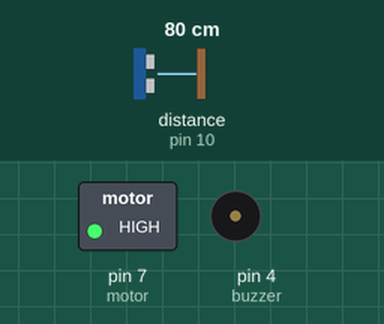
A sketch run on a simulated Arduino Uno, built with avr-gcc and run on an emulated ATmega328P. On the bench: switched loads named in the sketch (green lamp = pin HIGH), buzzer (waves = sounding). Wiring (inferred from the names in the program): ultrasonic range finder: trigger pin 11; echo pin 10. The inputs (shaded band) are chosen by the test bench; at power-on: distance to the obstacle (sensor on pin 10) 80 cm. The echo pulse lasts 58.3 µs per cm; pins used as bus, display or sensor lines are not drawn.

Above: at 1.8 s.
1.9 s: distance to the obstacle (sensor on pin 10) set to 99 cm
5.4 s: distance to the obstacle (sensor on pin 10) set to 105 cm
At 6.6 s:
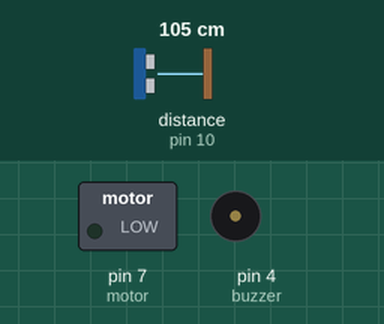
7.5 s: distance to the obstacle (sensor on pin 10) set to 2 cm
At 7.9 s:
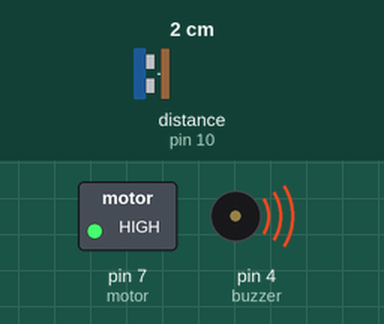
11.5 s: distance to the obstacle (sensor on pin 10) set to 120 cm
At 12.9 s:
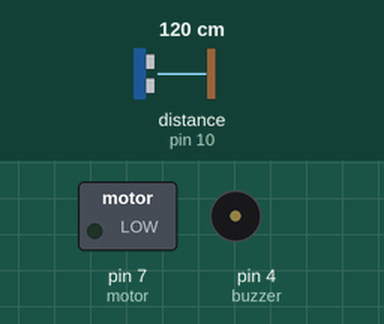
Timing chart, 0 to 14.0 s (numbered marks = the images above; inputs shaded):
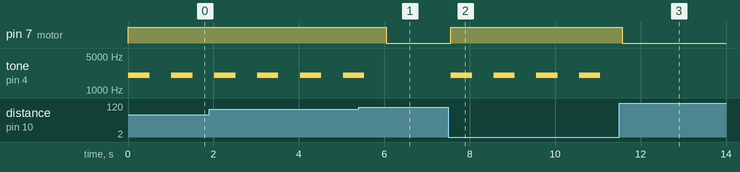

Measured:
- the behaviour switches between 101 and 102 cm on distance to the obstacle (sensor on pin 10) (found by bisection; images 0 and 1)
- after the input at 5.4 s, pin 7 (motor): HIGH → LOW after 0.64 s; tone on pin 4 (buzzer): goes on until 5.5 s, then stays silent
- after the input at 7.5 s, pin 7 (motor): LOW → HIGH after 0.06 s; tone on pin 4 (buzzer): alternates 2000 Hz for 0.50 s and silent for 0.50 s, starting after 0.06 s
- after the input at 11.5 s, pin 7 (motor): HIGH → LOW after 0.07 s; tone on pin 4 (buzzer): stops changing and stays silent
- by itself, tone on pin 4 (buzzer): alternates 2000 Hz for 0.50 s and silent for 0.51 s

The sketch:

ProyectoEtapaFinal.ino
```cpp
// Definicion de pines
#define trigPin 11  // Pin conectado al TRIG del sensor ultrasonico
#define echoPin 10  // Pin conectado al ECHO del sensor ultrasonico
#define motor 7     // Pin conectado al motor
#define buzzer 4    // Pin conectado al buzzer (zumbador)

// Funcion de configuracion inicial
void setup() {
  pinMode(trigPin, OUTPUT);   // Configura el pin del TRIG como salida
  pinMode(echoPin, INPUT);    // Configura el pin del ECHO como entrada
  pinMode(motor, OUTPUT);     // Configura el pin del motor como salida
  pinMode(buzzer, OUTPUT);    // Configura el pin del buzzer como salida
}

// Funcion principal que se ejecuta repetidamente
void loop() {
  // Declaracion de variables locales
  long duration, distance;    // 'duration' almacena el tiempo del pulso y 'distance' la distancia calculada

  // Enviar un pulso al sensor ultrasonico
  digitalWrite(trigPin, LOW);         // Asegurarse de que el TRIG este en bajo antes de iniciar
  delayMicroseconds(2);               // Pausa de 2 microsegundos
  digitalWrite(trigPin, HIGH);        // Enviar un pulso alto de 10 microsegundos
  delayMicroseconds(10);              // Duracion del pulso alto
  digitalWrite(trigPin, LOW);         // Poner el TRIG en bajo nuevamente
  digitalWrite(buzzer, HIGH);        // Activa el buzzer a través del transistor
  digitalWrite(buzzer, LOW);        // Desactiva el buzzer


  // Medir la duracion del pulso recibido por el pin ECHO
  duration = pulseIn(echoPin, HIGH);  // Captura el tiempo en que el pulso se mantiene en alto

  // Calcular la distancia en centimetros
  // La formula divide el tiempo por 2 (ida y vuelta del pulso) y lo convierte a distancia
  distance = (duration / 2) / 29.1;

  // Verificar si la distancia es menor o igual a 100 cm
  if (distance <= 100) {
    // Si la distancia es menor o igual a 100 cm, encender el motor y el buzzer
    digitalWrite(motor, HIGH);  // Activa el motor
    digitalWrite(buzzer, HIGH); // Activa el buzzer
    tone(buzzer, 2000);  // Genera un tono de 2000 Hz en el buzzer
    delay(500);          // Espera 500 milisegundos
    noTone(buzzer);      // Detiene el tono
  } else {
    // Si la distancia es mayor a 100 cm, apagar el motor y el buzzer
    digitalWrite(motor, LOW);   // Apaga el motor
    digitalWrite(buzzer, LOW);  // Apaga el buzzer
  }

  // Pausa de 500 milisegundos antes de la proxima lectura
  delay(500);
}
```
